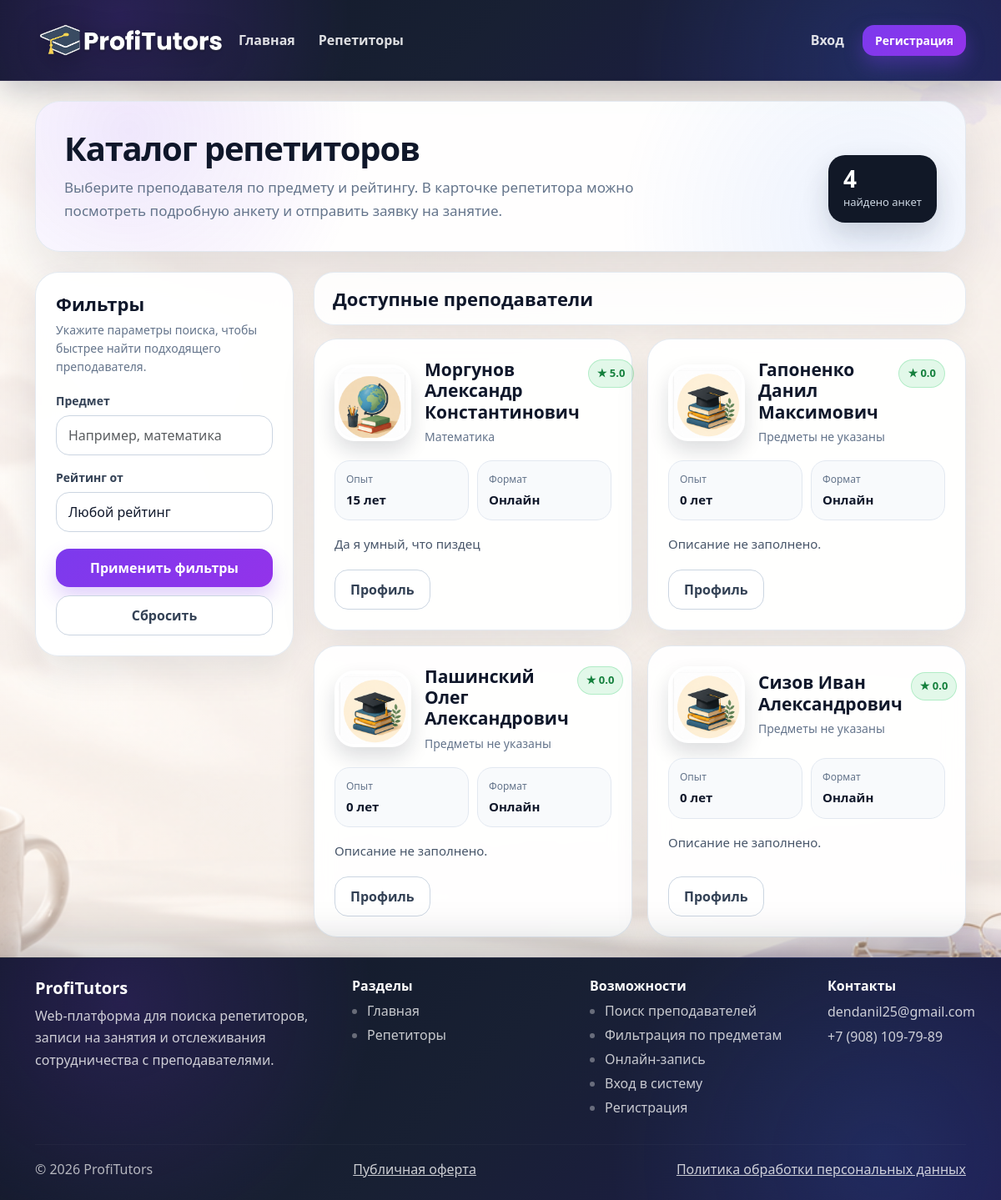
The app's page /tutors with its own data.
### app.py (models this page shows)
class TutorProfile(db.Model):
    __tablename__ = "tutor_profiles"
    id = db.Column(db.Integer, primary_key=True)
    user_id = db.Column(db.Integer, db.ForeignKey("users.id"), nullable=False)
    subjects = db.Column(db.String(255), default="")
    bio = db.Column(db.Text, default="")
    experience_years = db.Column(db.Integer, default=0)
    price_per_hour = db.Column(db.Integer, default=0)
    rating = db.Column(db.Float, default=0.0)
    profit_percent = db.Column(db.Float, default=0.0)
    avatar = db.Column(db.String(255), default="avatar1.png")
    user = db.relationship("User", back_populates="tutor_profile")

class User(db.Model):
    __tablename__ = "users"
    id = db.Column(db.Integer, primary_key=True)
    name = db.Column(db.String(120), nullable=False)
    email = db.Column(db.String(180), nullable=False, unique=True)
    password_hash = db.Column(db.String(255), nullable=False)
    role = db.Column(db.String(20), nullable=False)
    tutor_status = db.Column(db.String(20), default="approved")
    can_edit_profile = db.Column(db.Boolean, default=True)
    can_receive_bookings = db.Column(db.Boolean, default=True)
    can_be_visible = db.Column(db.Boolean, default=True)
    is_hidden = db.Column(db.Boolean, default=False)
    admin_owner_id = db.Column(db.Integer, db.ForeignKey("users.id"), nullable=True)
    admin_owner_key = db.Column(db.String(20), nullable=True)
    telegram_chat_id = db.Column(db.String(40), nullable=True)
    telegram_link_code = db.Column(db.String(20), nullable=True, unique=True)
    email_verified = db.Column(db.Boolean, default=True)
    email_verification_code = db.Column(db.String(10), nullable=True)
    email_verification_expires = db.Column(db.DateTime, nullable=True)
    email_verification_sent_at = db.Column(db.DateTime, nullable=True)
    offer_accepted_at = db.Column(db.DateTime, nullable=True)
    pdn_consent_at = db.Column(db.DateTime, nullable=True)
    created_at = db.Column(db.DateTime, default=datetime.utcnow)
    tutor_profile = db.relationship(
        "TutorProfile",
        back_populates="user",
        uselist=False,
        cascade="all, delete-orphan",
    )

### app.py (the view)
@app.route("/tutors")
def tutors():
    subject = request.args.get("subject", "").strip().lower()
    price_to = request.args.get("price_to", "").strip()
    rating_from = request.args.get("rating_from", "").strip()
    query = TutorProfile.query.join(User).filter(
        User.role == "tutor",
        User.tutor_status == "approved",
        User.can_be_visible.is_(True),
        User.is_hidden.is_(False),
    )
    if subject:
        query = query.filter(TutorProfile.subjects.ilike(f"%{subject}%"))
    if price_to.isdigit():
        query = query.filter(TutorProfile.price_per_hour <= int(price_to))
    try:
        if rating_from:
            query = query.filter(TutorProfile.rating >= float(rating_from))
    except ValueError:
        pass
    profiles = query.order_by(TutorProfile.rating.desc()).all()
    tutors_view = [
        {
            "id": profile.user.id,
            "name": profile.user.name,
            "subjects": profile.subjects,
            "rating": profile.rating,
            "experience_years": profile.experience_years,
            "price_per_hour": profile.price_per_hour,
            "bio": profile.bio,
            "avatar": normalize_avatar_name(profile.avatar),
        }
        for profile in profiles
    ]
    return render_template("tutors.html", title="Репетиторы", tutors=tutors_view)

### app.py (called while the page is built, shortened)
@app.context_processor
def inject_csrf_field():
    def csrf_field():
        return Markup(f'<input type="hidden" name="csrf_token" value="{generate_csrf()}">')
    return dict(csrf_field=csrf_field)

def ensure_daily_backup() -> None:
    global _backup_checked_date
    today = date.today()
    if _backup_checked_date == today:
        return

@app.context_processor
def report_template_helpers():
    return {
        "format_week_period": format_week_period,
        "payment_status_label": payment_status_label,
        "payment_status_badge": payment_status_badge,
        "payment_status_label_for_week": payment_status_label_for_week,
        "payment_status_badge_for_week": payment_status_badge_for_week,
        "report_is_published": report_is_published,
        "format_number": format_number,
        "format_money": format_money,
        "get_week_finance": get_week_finance,
        "get_parent_hour_price": get_parent_hour_price,
        "get_hidden_hour_rate": get_hidden_hour_rate,
        "hidden_rate_label": hidden_rate_label,
        "get_hidden_tutor_rate": get_hidden_tutor_rate,
    }

def normalize_avatar_name(avatar: Optional[str]) -> str:
    if not avatar:
        return "avatar1.png"
    avatar_path = os.path.join(AVATAR_UPLOAD_DIR, avatar)
    if avatar in DEFAULT_AVATARS or os.path.exists(avatar_path):
        return avatar
    return "avatar1.png"

def current_user() -> Optional[User]:
    user_id = session.get("user_id")
    if not user_id:
        return None
    return db.session.get(User, user_id)

def get_nav_notification_counts(user: Optional[User]) -> dict:
    counts = {
        "parent_lessons": 0,
        "visible_reports": 0,
        "hidden_reports": 0,
    }
    if not user:
        return counts

@app.context_processor
def inject_user():
    user = current_user()
    return {
        "user": user,
        "nav_notifications": get_nav_notification_counts(user),
    }

@app.before_request
def _daily_backup_hook():
    ensure_daily_backup()

### templates/tutors.html (shortened to what this page needs)
{% extends "base.html" %}
{% block content %}
<div class="tutors-page">
    <section class="tutors-hero">
        <div>
            <h1 class="tutors-title">
                Каталог репетиторов
            </h1>
            <p class="tutors-text">
                Выберите преподавателя по предмету и рейтингу.
                В карточке репетитора можно посмотреть подробную анкету и отправить заявку на занятие.
            </p>
        </div>
        <div class="tutors-hero-badge">
            <div class="tutors-hero-badge-number">
                {{ tutors|length }}
            </div>
            <div class="tutors-hero-badge-text">
                найдено анкет
            </div>
        </div>
    </section>
    <div class="tutors-layout">
        <aside class="filters-card">
            <h2 class="filters-title">
                Фильтры
            </h2>
            <p class="filters-text">
                Укажите параметры поиска, чтобы быстрее найти подходящего преподавателя.
            </p>
            <form method="get" class="filter-form">
                <div class="filter-field">
                    <label for="subject">Предмет</label>
                    <input
                        class="form-control"
                        id="subject"
                        name="subject"
                        value="{{ request.args.get('subject','') }}"
                        placeholder="Например, математика"
                    >
                </div>
                <div class="filter-field">
                    <label for="rating_from">Рейтинг от</label>
                    {% set rf = request.args.get('rating_from','') %}
                    <select class="form-select" id="rating_from" name="rating_from">
                        <option value="" {% if rf=='' %}selected{% endif %}>
                            Любой рейтинг
                        </option>
                    </select>
                </div>
                <div class="filter-actions">
                    <button class="ps-btn ps-btn-main w-100" type="submit">
                        Применить фильтры
                    </button>
                    <a class="ps-btn ps-btn-soft w-100" href="{{ url_for('tutors') }}">
                        Сбросить
                    </a>
                </div>
            </form>
        </aside>
        <section>
            <div class="tutors-content-head">
                <h2 class="tutors-content-title">
                    Доступные преподаватели
                </h2>
            </div>
            <div class="tutors-grid">
                {% for t in tutors %}
                    <article class="tutor-card">
                        <div class="tutor-card-top">
                            <img
                                src="{{ url_for('static', filename='img/avatars/' + t.avatar) }}"
                                alt="{{ t.name }}"
                                class="tutor-card-avatar"
                            >
                            <div class="tutor-card-info">
                                <div class="tutor-card-name-row">
                                    <h3 class="tutor-card-name">
                                        {{ t.name }}
                                    </h3>
                                    <span class="rating-badge">
                                        ★ {{ "%.1f"|format(t.rating) }}
                                    </span>
                                </div>
                                <div class="tutor-card-subjects">
                                    {{ t.subjects or "Предметы не указаны" }}
                                </div>
                            </div>
                        </div>
                        <div class="tutor-card-meta">
                            <div class="tutor-meta-item">
                                <div class="tutor-meta-label">
                                    Опыт
                                </div>
                                <div class="tutor-meta-value">
                                    {{ t.experience_years }} лет
                                </div>
                            </div>
                            <div class="tutor-meta-item">
                                <div class="tutor-meta-label">
                                    Формат
                                </div>
                                <div class="tutor-meta-value">
                                    Онлайн
                                </div>
                            </div>
                        </div>
                        <p class="tutor-card-description clamp-3">
                            {{ t.bio or "Описание не заполнено." }}
                        </p>
                        <div class="tutor-card-actions">
                            <a
                                class="ps-btn ps-btn-soft"
                                href="{{ url_for('tutor_profile', tutor_id=t.id) }}"
                            >
                                Профиль
                            </a>
                        </div>
                    </article>
                {% endfor %}
            </div>
        </section>
    </div>
</div>
{% endblock %}

### templates/base.html (shortened to what this page needs)
<!doctype html>
<html lang="ru">
<head>
  <link href="https://cdn.jsdelivr.net/npm/bootstrap@5.3.3/dist/css/bootstrap.min.css" rel="stylesheet">
  <link rel="stylesheet" href="{{ url_for('static', filename='css/styles.css') }}">
</head>
<body class="d-flex flex-column min-vh-100">
<nav class="navbar navbar-expand-lg navbar-dark">
  <div class="container">
    <a href="{{ url_for('index') }}" class="navbar-brand logo-link">
      <img
        src="{{ url_for('static', filename='img/logo.png') }}"
        alt="ProfiTutors"
        width="230"
        height="230"
        style="object-fit: contain; display:block;"
      >
    </a>
    <div class="collapse navbar-collapse" id="nav">
      <ul class="navbar-nav me-auto">
        <li class="nav-item">
          <a class="nav-link text-light" href="{{ url_for('index') }}">
            Главная
          </a>
        </li>
        {% if not user or user.role == "parent" %}
          <li class="nav-item">
            <a class="nav-link text-light" href="{{ url_for('tutors') }}">
              Репетиторы
            </a>
          </li>
        {% endif %}
      </ul>
      <ul class="navbar-nav align-items-center">
        {% if user %}
          <li class="nav-item me-2">
            <span class="navbar-text text-light small">
              {{ user.name }}
              {% if user.role == "admin" %}
                (admin)
              {% elif user.role == "tutor" %}
                (tutor)
              {% else %}
                (parent)
              {% endif %}
            </span>
          </li>
          {% if user.role == "tutor" and user.tutor_status == "approved" and user.can_edit_profile %}
            <li class="nav-item me-2">
              <a class="nav-link text-light" href="{{ url_for('edit_tutor_profile') }}">
                Мой профиль
              </a>
            </li>
          {% endif %}
          {% if user.role == "admin" %}
            <li class="nav-item me-2">
              <a class="nav-link text-light" href="{{ url_for('admin') }}">
                Админ
              </a>
            </li>
          {% endif %}
          <li class="nav-item">
            <a class="btn btn-outline-light btn-sm" href="{{ url_for('logout') }}">
              Выйти
            </a>
          </li>
        {% else %}
          <li class="nav-item">
            <a class="nav-link text-light" href="{{ url_for('login') }}">
              Вход
            </a>
          </li>
          <li class="nav-item ms-2">
            <a class="btn btn-primary btn-sm" href="{{ url_for('register') }}">
              Регистрация
            </a>
          </li>
        {% endif %}
      </ul>
    </div>
  </div>
</nav>
<main class="container my-4 flex-grow-1">
  {% block content %}{% endblock %}
</main>
<footer class="site-footer mt-auto">
  <div class="container py-4">
    <div class="row g-4">
      <div class="col-md-4">
        <h5 class="footer-title">
          ProfiTutors
        </h5>
        <p class="footer-text">
          Web-платформа для поиска репетиторов,
          записи на занятия и отслеживания
          сотрудничества с преподавателями.
        </p>
      </div>
      <div class="col-md-3">
        <h6 class="footer-title">
          Разделы
        </h6>
        <ul class="footer-links">
          <li>
            <a href="{{ url_for('index') }}">
              Главная
            </a>
          </li>
          {% if not user or user.role == "parent" %}
            <li>
              <a href="{{ url_for('tutors') }}">
                Репетиторы
              </a>
            </li>
          {% endif %}
        </ul>
      </div>
      <div class="col-md-3">
        <h6 class="footer-title">
          Возможности
        </h6>
        <ul class="footer-links">
          {% if not user or user.role == "parent" %}
            <li>
              <a href="{{ url_for('tutors') }}">
                Поиск преподавателей
              </a>
            </li>
            <li>
              <a href="{{ url_for('tutors') }}">
                Фильтрация по предметам
              </a>
            </li>
            <li>
              <a href="{{ url_for('bookings') if user else url_for('login') }}">
                Онлайн-запись
              </a>
            </li>
          {% endif %}
          {% if not user %}
            <li>
              <a href="{{ url_for('login') }}">
                Вход в систему
              </a>
            </li>
            <li>
              <a href="{{ url_for('register') }}">
                Регистрация
              </a>
            </li>
          {% endif %}
        </ul>
      </div>
      <div class="col-md-2">
        <h6 class="footer-title">
          Контакты
        </h6>
        <p class="footer-text mb-1">
          dendanil25@gmail.com
        </p>
        <p class="footer-text">
          +7 (908) 109-79-89
        </p>
      </div>
    </div>
    <hr class="footer-line">
    <div class="d-flex flex-column flex-md-row justify-content-between align-items-center gap-2 footer-bottom">
      <span>
        © 2026 ProfiTutors
      </span>
      <a href="{{ url_for('public_offer') }}" class="footer-text">
        Публичная оферта
      </a>
      <a href="{{ url_for('privacy_policy') }}" class="footer-text">
        Политика обработки персональных данных
      </a>
    </div>
  </div>
</footer>
</body>
</html>

### records on screen
TutorProfile: avatar (picture), rating "5.0", subjects "Математика", bio "Да я умный, что пиздец"
User: name "Моргунов Александр Константинович"
TutorProfile: avatar (picture), rating "0.0"
User: name "Гапоненко Данил Максимович"
TutorProfile: avatar (picture), rating "0.0"
User: name "Пашинский Олег Александрович"
TutorProfile: avatar (picture), rating "0.0"
User: name "Сизов Иван Александрович"

### other values on screen
{{ tutors|length }} "4"
{{ t.experience_years }} "15" "0" "0" "0"
{{ t.subjects or "Предметы не указаны" }} "Предметы не указаны" "Предметы не указаны" "Предметы не указаны"
{{ t.bio or "Описание не заполнено." }} "Описание не заполнено." "Описание не заполнено." "Описание не заполнено."
